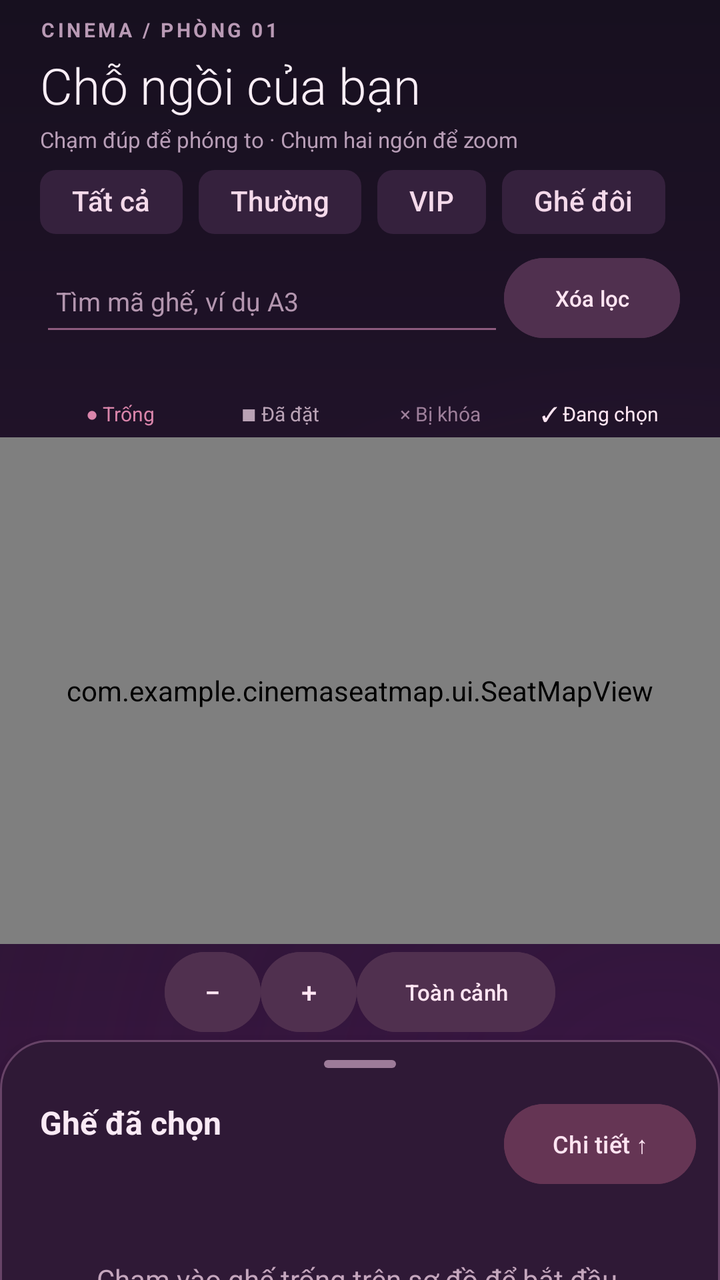
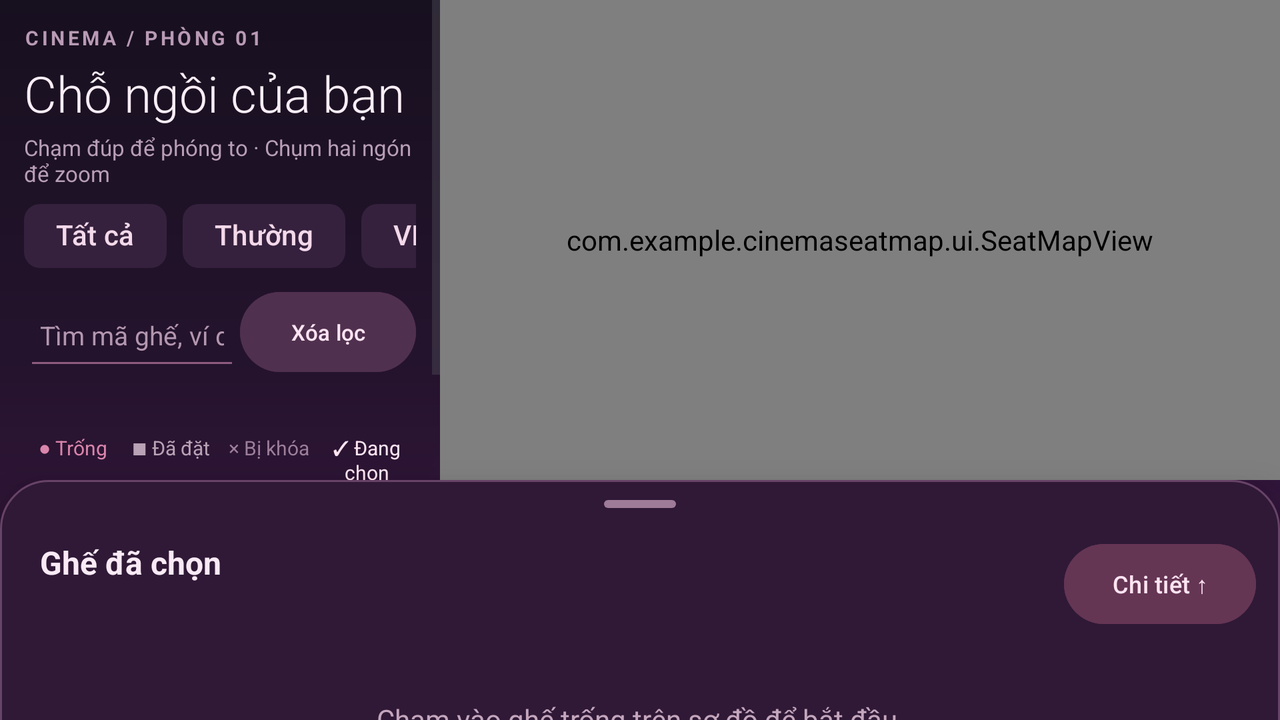

First picture: res/layout/ on a phone held upright. Second picture: the repository's own variant of that layout, on a device whose configuration matches the variant's folder. Source for both follows.
<!-- AndroidManifest.xml: application theme Theme.CinemaSeatMap -->
<!-- res/layout/activity_main.xml -->
<?xml version="1.0" ?>
<androidx.coordinatorlayout.widget.CoordinatorLayout xmlns:android="http://schemas.android.com/apk/res/android" xmlns:app="http://schemas.android.com/apk/res-auto" android:id="@+id/main" android:layout_width="match_parent" android:layout_height="match_parent" android:background="@drawable/page_background">
    <LinearLayout android:layout_width="match_parent" android:layout_height="match_parent" android:layout_marginBottom="120dp" android:orientation="vertical">
        <LinearLayout android:layout_width="match_parent" android:layout_height="wrap_content" android:orientation="vertical" android:paddingStart="20dp" android:paddingEnd="20dp" android:paddingTop="8dp">
            <TextView android:layout_width="match_parent" android:layout_height="wrap_content" android:text="@string/brand" android:textColor="#B99AB5" android:textSize="10sp" android:letterSpacing="0.15" android:textStyle="bold"/>
            <TextView android:layout_width="match_parent" android:layout_height="wrap_content" android:layout_marginTop="4dp" android:text="@string/map_title" android:textColor="#FAEEF6" android:textSize="25sp" android:fontFamily="sans-serif-light"/>
            <TextView android:layout_width="match_parent" android:layout_height="wrap_content" android:layout_marginTop="3dp" android:text="@string/map_subtitle" android:textColor="#B89EB7" android:textSize="11sp"/>
            <include layout="@layout/view_filters"/>
            <include layout="@layout/view_legend"/>
        </LinearLayout>
        <FrameLayout android:layout_width="match_parent" android:layout_height="0dp" android:layout_weight="1">
            <com.example.cinemaseatmap.ui.SeatMapView android:id="@+id/seat_map" android:layout_width="match_parent" android:layout_height="match_parent"/>
            <TextView android:id="@+id/no_results" android:layout_width="match_parent" android:layout_height="wrap_content" android:layout_gravity="center" android:gravity="center" android:padding="20dp" android:background="#E62F1936" android:text="@string/no_results" android:textColor="#FFE5F2" android:textSize="15sp" android:visibility="gone"/>
        </FrameLayout>
        <include layout="@layout/view_map_controls"/>
    </LinearLayout>
    <include layout="@layout/view_selection_sheet"/>
</androidx.coordinatorlayout.widget.CoordinatorLayout>
<!-- res/layout/view_filters.xml (included above) -->
<?xml version="1.0" ?>
<LinearLayout xmlns:android="http://schemas.android.com/apk/res/android" xmlns:app="http://schemas.android.com/apk/res-auto" android:layout_width="match_parent" android:layout_height="wrap_content" android:orientation="vertical">
    <HorizontalScrollView android:layout_width="match_parent" android:layout_height="wrap_content" android:scrollbars="none">
        <com.google.android.material.chip.ChipGroup android:id="@+id/filter_group" android:layout_width="wrap_content" android:layout_height="wrap_content" app:singleLine="true" app:singleSelection="true" app:selectionRequired="true">
            <com.google.android.material.chip.Chip android:id="@+id/filter_all" android:layout_width="wrap_content" android:layout_height="wrap_content" android:text="@string/filter_all" android:textColor="#F4D9EA" android:checkable="true" app:checkedIconVisible="false" app:chipBackgroundColor="@color/chip_background" app:chipStrokeWidth="0dp"/>
            <com.google.android.material.chip.Chip android:id="@+id/filter_standard" android:layout_width="wrap_content" android:layout_height="wrap_content" android:text="@string/filter_standard" android:textColor="#F4D9EA" android:checkable="true" app:checkedIconVisible="false" app:chipBackgroundColor="@color/chip_background" app:chipStrokeWidth="0dp"/>
            <com.google.android.material.chip.Chip android:id="@+id/filter_vip" android:layout_width="wrap_content" android:layout_height="wrap_content" android:text="@string/filter_vip" android:textColor="#F4D9EA" android:checkable="true" app:checkedIconVisible="false" app:chipBackgroundColor="@color/chip_background" app:chipStrokeWidth="0dp"/>
            <com.google.android.material.chip.Chip android:id="@+id/filter_couple" android:layout_width="wrap_content" android:layout_height="wrap_content" android:text="@string/filter_couple" android:textColor="#F4D9EA" android:checkable="true" app:checkedIconVisible="false" app:chipBackgroundColor="@color/chip_background" app:chipStrokeWidth="0dp"/>
            <com.google.android.material.chip.Chip android:id="@+id/filter_available" android:layout_width="wrap_content" android:layout_height="wrap_content" android:text="@string/filter_available" android:textColor="#F4D9EA" android:checkable="true" app:checkedIconVisible="false" app:chipBackgroundColor="@color/chip_background" app:chipStrokeWidth="0dp"/>
        </com.google.android.material.chip.ChipGroup>
    </HorizontalScrollView>
    <LinearLayout android:layout_width="match_parent" android:layout_height="wrap_content" android:orientation="horizontal" android:gravity="center_vertical">
        <EditText android:id="@+id/seat_search" android:layout_width="0dp" android:layout_weight="1" android:layout_height="48dp" android:hint="@string/search_hint" android:inputType="textCapCharacters" android:singleLine="true" android:imeOptions="actionDone" android:textColor="#F7E2F1" android:textColorHint="#B396AF" android:backgroundTint="#8D5B7D" android:textSize="13sp" android:paddingStart="8dp" android:paddingEnd="8dp"/>
        <Button android:id="@+id/clear_filters" android:layout_width="wrap_content" android:layout_height="48dp" android:text="@string/clear_filters" android:textAllCaps="false" android:textSize="11sp" android:backgroundTint="#50304F" android:textColor="#FFE5F2"/>
    </LinearLayout>
    <TextView android:id="@+id/filter_status" android:layout_width="match_parent" android:layout_height="wrap_content" android:paddingTop="3dp" android:paddingBottom="4dp" android:textSize="11sp" android:textColor="#C9ABC1" android:accessibilityLiveRegion="polite"/>
</LinearLayout>
<!-- res/layout/view_legend.xml (included above) -->
<?xml version="1.0" ?>
<LinearLayout xmlns:android="http://schemas.android.com/apk/res/android" android:layout_width="match_parent" android:layout_height="wrap_content" android:orientation="horizontal" android:paddingTop="5dp" android:paddingBottom="5dp">
    <TextView android:layout_width="0dp" android:layout_weight="1" android:layout_height="wrap_content" android:text="@string/legend_available" android:textColor="#DA85AB" android:textSize="10sp" android:gravity="center"/>
    <TextView android:layout_width="0dp" android:layout_weight="1" android:layout_height="wrap_content" android:text="@string/legend_booked" android:textColor="#B9A2B5" android:textSize="10sp" android:gravity="center"/>
    <TextView android:layout_width="0dp" android:layout_weight="1" android:layout_height="wrap_content" android:text="@string/legend_locked" android:textColor="#9D7F9A" android:textSize="10sp" android:gravity="center"/>
    <TextView android:layout_width="0dp" android:layout_weight="1" android:layout_height="wrap_content" android:text="@string/legend_selected" android:textColor="#FFE5F2" android:textSize="10sp" android:gravity="center"/>
</LinearLayout>
<!-- res/layout/view_map_controls.xml (included above) -->
<?xml version="1.0" ?>
<LinearLayout xmlns:android="http://schemas.android.com/apk/res/android" android:layout_width="match_parent" android:layout_height="wrap_content" android:orientation="horizontal" android:gravity="center">
    <Button android:id="@+id/zoom_out" android:layout_width="48dp" android:layout_height="48dp" android:text="−" android:contentDescription="@string/zoom_out" android:backgroundTint="#50304F" android:textColor="#FFE5F2" android:padding="0dp"/>
    <Button android:id="@+id/zoom_in" android:layout_width="48dp" android:layout_height="48dp" android:text="+" android:contentDescription="@string/zoom_in" android:backgroundTint="#50304F" android:textColor="#FFE5F2" android:padding="0dp"/>
    <Button android:id="@+id/reset_view" android:layout_width="wrap_content" android:layout_height="48dp" android:text="@string/reset_view" android:textSize="11sp" android:textAllCaps="false" android:backgroundTint="#50304F" android:textColor="#FFE5F2"/>
</LinearLayout>
<!-- res/layout/view_selection_sheet.xml (included above) -->
<?xml version="1.0" ?>
<LinearLayout xmlns:android="http://schemas.android.com/apk/res/android" xmlns:app="http://schemas.android.com/apk/res-auto" android:id="@+id/selection_sheet" android:layout_width="match_parent" android:layout_height="360dp" android:orientation="vertical" android:background="@drawable/sheet_background" android:elevation="12dp" app:layout_behavior="com.google.android.material.bottomsheet.BottomSheetBehavior" app:behavior_peekHeight="120dp" app:behavior_hideable="false" app:behavior_fitToContents="true" app:behavior_skipCollapsed="false">
    <View android:layout_width="36dp" android:layout_height="4dp" android:layout_gravity="center_horizontal" android:layout_marginTop="10dp" android:background="@drawable/drag_handle"/>
    <LinearLayout android:id="@+id/sheet_header" android:layout_width="match_parent" android:layout_height="76dp" android:orientation="horizontal" android:gravity="center_vertical" android:paddingStart="20dp" android:paddingEnd="12dp" android:clickable="true" android:focusable="true" android:contentDescription="@string/toggle_sheet">
        <LinearLayout android:layout_width="0dp" android:layout_weight="1" android:layout_height="wrap_content" android:orientation="vertical">
            <TextView android:layout_width="match_parent" android:layout_height="wrap_content" android:text="@string/selected_title" android:textColor="#FAEAF5" android:textSize="16sp" android:textStyle="bold"/>
            <TextView android:id="@+id/selection_summary" android:layout_width="match_parent" android:layout_height="wrap_content" android:layout_marginTop="4dp" android:textColor="#E5B7D1" android:textSize="13sp" android:accessibilityLiveRegion="polite"/>
        </LinearLayout>
        <Button android:id="@+id/toggle_sheet" android:layout_width="wrap_content" android:layout_height="48dp" android:text="@string/show_details" android:textAllCaps="false" android:textSize="12sp" android:backgroundTint="#653554" android:textColor="#FFE5F2"/>
    </LinearLayout>
    <TextView android:id="@+id/selection_empty" android:layout_width="match_parent" android:layout_height="wrap_content" android:padding="20dp" android:text="@string/no_selection" android:textColor="#C4A6BD" android:textSize="14sp" android:gravity="center"/>
    <androidx.recyclerview.widget.RecyclerView android:id="@+id/selected_list" android:layout_width="match_parent" android:layout_height="0dp" android:layout_weight="1" android:paddingStart="16dp" android:paddingEnd="16dp" android:paddingBottom="16dp" android:clipToPadding="false" android:nestedScrollingEnabled="true"/>
</LinearLayout>
<!-- resources referenced by this layout -->
<resources>
  <!-- drawable drag_handle (drawable) -->
  <shape xmlns:android="http://schemas.android.com/apk/res/android"><solid android:color="#9D7B99"/><corners android:radius="3dp"/></shape>
  <!-- drawable page_background (drawable) -->
  <layer-list xmlns:android="http://schemas.android.com/apk/res/android">
   <item><shape><gradient android:angle="270" android:startColor="#17101F" android:centerColor="#24132D" android:endColor="#3C1742" /></shape></item>
   <item><shape><gradient android:type="radial" android:centerX="0.92" android:centerY="0.88" android:gradientRadius="390dp" android:startColor="#523E174D" android:endColor="#003E174D" /></shape></item>
  </layer-list>
  <!-- drawable sheet_background (drawable) -->
  <shape xmlns:android="http://schemas.android.com/apk/res/android"><solid android:color="#2F1936"/><corners android:topLeftRadius="24dp" android:topRightRadius="24dp"/><stroke android:width="1dp" android:color="#674367"/></shape>
  <string name="brand">CINEMA / PHÒNG 01</string>
  <string name="clear_filters">Xóa lọc</string>
  <string name="filter_all">Tất cả</string>
  <string name="filter_available">Còn trống</string>
  <string name="filter_couple">Ghế đôi</string>
  <string name="filter_standard">Thường</string>
  <string name="filter_vip">VIP</string>
  <string name="legend_available">● Trống</string>
  <string name="legend_booked">■ Đã đặt</string>
  <string name="legend_locked">× Bị khóa</string>
  <string name="legend_selected">✓ Đang chọn</string>
  <string name="map_subtitle">Chạm đúp để phóng to · Chụm hai ngón để zoom</string>
  <string name="map_title">Chỗ ngồi của bạn</string>
  <string name="no_results">Không tìm thấy ghế phù hợp.\nĐổi điều kiện hoặc nhấn Xóa lọc.</string>
  <string name="no_selection">Chạm vào ghế trống trên sơ đồ để bắt đầu.\nGhế đôi tính giá cho cả cặp.</string>
  <string name="reset_view">Toàn cảnh</string>
  <string name="search_hint">Tìm mã ghế, ví dụ A3</string>
  <string name="selected_title">Ghế đã chọn</string>
  <string name="show_details">Chi tiết ↑</string>
  <string name="toggle_sheet">Mở hoặc thu gọn danh sách ghế đã chọn</string>
  <string name="zoom_in">Phóng to sơ đồ</string>
  <string name="zoom_out">Thu nhỏ sơ đồ</string>
  <style name="Theme.CinemaSeatMap" parent="Base.Theme.CinemaSeatMap" />
  <style name="Base.Theme.CinemaSeatMap" parent="Theme.Material3.DayNight.NoActionBar">
          
          
      </style>
</resources>
<!-- res/layout-land/activity_main.xml (the repository's variant of the layout above) -->
<!-- drawn on the phone turned sideways -->
<?xml version="1.0" ?>
<androidx.coordinatorlayout.widget.CoordinatorLayout xmlns:android="http://schemas.android.com/apk/res/android" xmlns:app="http://schemas.android.com/apk/res-auto" android:id="@+id/main" android:layout_width="match_parent" android:layout_height="match_parent" android:background="@drawable/page_background">
    <LinearLayout android:layout_width="match_parent" android:layout_height="match_parent" android:layout_marginBottom="120dp" android:orientation="horizontal">
        <ScrollView android:layout_width="220dp" android:layout_height="match_parent" android:fillViewport="true">
            <LinearLayout android:layout_width="match_parent" android:layout_height="wrap_content" android:orientation="vertical" android:padding="12dp">
                <TextView android:layout_width="match_parent" android:layout_height="wrap_content" android:text="@string/brand" android:textColor="#B99AB5" android:textSize="10sp" android:letterSpacing="0.15" android:textStyle="bold"/>
                <TextView android:layout_width="match_parent" android:layout_height="wrap_content" android:layout_marginTop="4dp" android:text="@string/map_title" android:textColor="#FAEEF6" android:textSize="25sp" android:fontFamily="sans-serif-light"/>
                <TextView android:layout_width="match_parent" android:layout_height="wrap_content" android:layout_marginTop="3dp" android:text="@string/map_subtitle" android:textColor="#B89EB7" android:textSize="11sp"/>
                <include layout="@layout/view_filters"/>
                <include layout="@layout/view_legend"/>
                <include layout="@layout/view_map_controls"/>
            </LinearLayout>
        </ScrollView>
        <FrameLayout android:layout_width="0dp" android:layout_height="match_parent" android:layout_weight="1">
            <com.example.cinemaseatmap.ui.SeatMapView android:id="@+id/seat_map" android:layout_width="match_parent" android:layout_height="match_parent"/>
            <TextView android:id="@+id/no_results" android:layout_width="match_parent" android:layout_height="wrap_content" android:layout_gravity="center" android:gravity="center" android:padding="20dp" android:background="#E62F1936" android:text="@string/no_results" android:textColor="#FFE5F2" android:textSize="15sp" android:visibility="gone"/>
        </FrameLayout>
    </LinearLayout>
    <include layout="@layout/view_selection_sheet"/>
</androidx.coordinatorlayout.widget.CoordinatorLayout>
